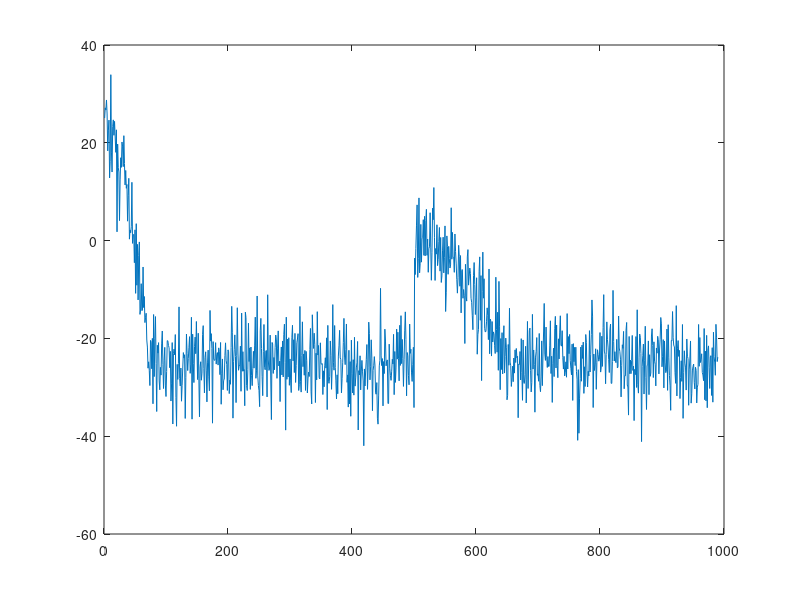

Write MATLAB code to recreate this figure.
clear
t=1:1:1000
a = 25 - (25/(50^1.8))*t(1:73).^1.8
b = 1 - (1/(25^1.8))*t(1:152).^1.8

k = -25 * ones(1,1000)

k = [a, k(74:500), b, k(653:990)] 

k = awgn(k,13,'measured')

plot(k)